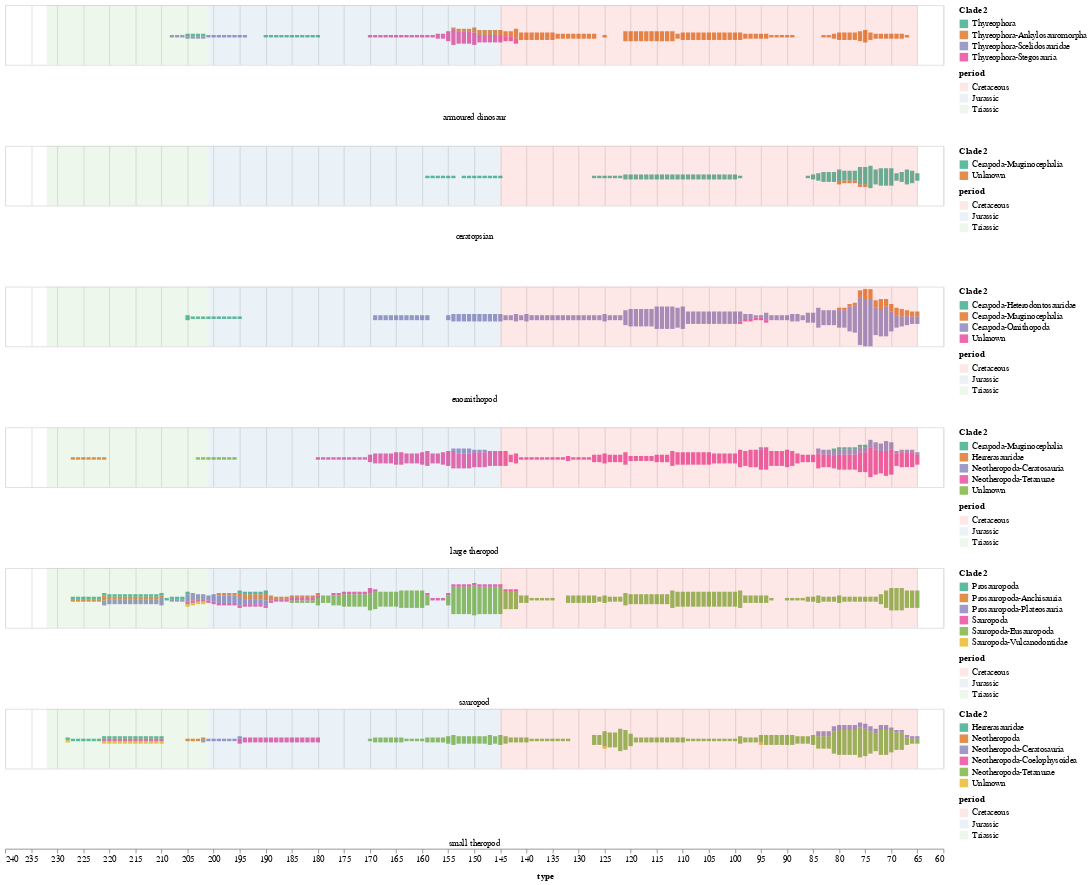

Here is the notebook cell this chart was saved with:
### Code cell
chart_counts = alt.Chart().mark_bar(orient='vertical', opacity=0.7).encode(
    x=alt.X('time:Q', title='Time, millions years ago'),
    color=alt.Color('Clade2:N',
                    scale=alt.Scale(scheme='dark2')
                    ),
    y=alt.Y(
        'distinct(name):Q',
        stack='center',
        impute=None,
        title="Species",
        axis=None,
    ),
)

alt.layer(
    chart_counts, period_rects, data=dinos_expanded
).resolve_scale(
    color='independent'
).properties(
    width=1100, height=70
).facet(
    row=alt.Row(
        'type:N',
        header=alt.Header(
            titleOrient='bottom',
            labelOrient='bottom',
            labelPadding=0,
        ))
).configure_facet(
    spacing=0
).configure_scale(
    xReverse=True
)

### Figure 1 — Vega-Lite specification as saved in the notebook (floating-point values rounded to 4 significant figures; data arrays with more than 128 entries replaced by an {"elided": "..."} marker saying what was removed)
{"config": {"view": {"continuousWidth": 400, "continuousHeight": 300}, "facet": {"spacing": 0}, "scale": {"xReverse": true}}, "data": {"name": "data-944425ce2b47e96bddc38cea17720a6a"}, "facet": {"row": {"type": "nominal", "field": "type", "header": {"labelOrient": "bottom", "labelPadding": 0, "titleOrient": "bottom"}}}, "spec": {"layer": [{"mark": {"type": "bar", "opacity": 0.7, "orient": "vertical"}, "encoding": {"color": {"type": "nominal", "field": "Clade2", "scale": {"scheme": "dark2"}}, "x": {"type": "quantitative", "field": "time", "title": "Time, millions years ago"}, "y": {"type": "quantitative", "aggregate": "distinct", "axis": null, "field": "name", "impute": null, "stack": "center", "title": "Species"}}}, {"data": {"name": "data-a52a15ed96b4d99155e56df0d7890825"}, "mark": {"type": "rect", "opacity": 0.1}, "encoding": {"color": {"type": "nominal", "field": "period", "scale": {"scheme": "set1"}}, "x": {"type": "quantitative", "field": "end", "title": null}, "x2": {"field": "start"}}}], "height": 70, "resolve": {"scale": {"color": "independent"}}, "width": 1100}, "$schema": "https://vega.github.io/schema/vega-lite/v4.8.1.json", "datasets": {"data-944425ce2b47e96bddc38cea17720a6a": {"elided": "2785 records"}, "data-a52a15ed96b4d99155e56df0d7890825": [{"period": "Triassic", "start": 232, "end": 201}, {"period": "Jurassic", "start": 201, "end": 145}, {"period": "Cretaceous", "start": 145, "end": 65}]}}
